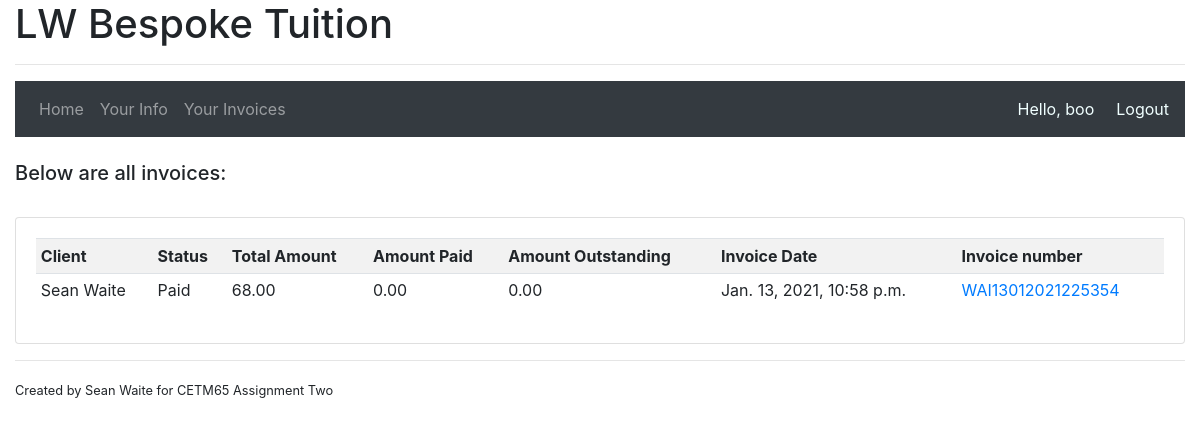
The app's page /yourinvoices/ (signed in) with its own data.
### accounts/models.py (models this page shows, shortened)
class Invoices(models.Model):
    DRAFT = 1
    ISSUED = 2
    UNPAID = 3
    PART_PAID = 4
    PAID = 5
    STATUS_CHOICES = (
        (DRAFT,'Draft'),
        (ISSUED,'Issued'),
        (UNPAID,'Unpaid'),
        (PART_PAID,'Part paid'),
        (PAID, 'Paid'),
    )
    invoice_number = models.CharField(max_length=20, unique=True)
    client = models.ForeignKey(Client, related_name='invoices', on_delete=models.CASCADE)
    status = models.IntegerField(choices=STATUS_CHOICES, default=1)
    total_amount = models.DecimalField(max_digits=8, decimal_places=2)
    amount_paid = models.DecimalField(max_digits=8, decimal_places=2)
    amount_outstanding = models.DecimalField(max_digits=8, decimal_places=2)
    date_created = models.DateTimeField(auto_now_add=True)

class Client(models.Model):
    user = models.OneToOneField(User, null=True, on_delete=models.SET_NULL)
    forename = models.CharField(max_length=100, validators=[letters_only])
    surname = models.CharField(max_length=100, validators=[letters_only])
    date_inserted = models.DateTimeField(default=now)
    active = models.BooleanField(default=True)
    contract_signed = models.BooleanField(default=False)
    def __str__(self):
        return str(self.forename + ' ' + self.surname)

### accounts/decorators.py (the view)
        def wrapper_func(request, *args, **kwargs):
            denied = False
            for roles in allowed_roles:
                if request.user.groups.filter(name = roles).exists():
                    return view_func(request, *args, **kwargs)
                else:
                    denied = True
            if denied == True:
                return redirect('accounts:home')

### accounts/views.py (called while the page is built)
@login_required(login_url='accounts:login')
@allowedUsers(allowed_roles=['admin','customer'])
def clientInvoices(request):
    client_only = True
    clients = request.user.client
    invoices = clients.invoices.all()
    context = {'invoices': invoices, 'flag': client_only}
    return render(request, 'accounts/clientinvoices.html', context)

### accounts/templates/accounts/clientinvoices.html
{% extends "accounts/main.html" %}
{% block main %}
<br>
<h5>Below are all invoices:</h5>
<br>
<div class="card card-body">
    <table class="table table-sm table-striped">
        <tr>
            <th>Client</th>
            <th>Status</th>
            <th>Total Amount</th>
            <th>Amount Paid</th>
            <th>Amount Outstanding</th>
            <th>Invoice Date</th>
            <th>Invoice number</th>
        </tr>
        {% for invoice in invoices %}
        <tr>
            <td>{{ invoice.client }}</td>
            <td>{{ invoice.get_status_display }}</td>
            <td>{{ invoice.total_amount }}</td>
            <td>{{ invoice.amount_paid }}</td>
            <td>{{ invoice.amount_outstanding }}</td>
            <td>{{ invoice.date_created }}</td>
            <td><a href="{% url 'accounts:clientdetailedinvoice' invoice.pk %}">
                {{ invoice.invoice_number }}</a>
            </td>
        </tr>
        {% endfor %}
    </table>
</div>
{% endblock %}

### accounts/templates/accounts/main.html (shortened to what this page needs)
{% load static %}
<!DOCTYPE html>
<html lang="en">
<head>
    <link rel="stylesheet" href="https://stackpath.bootstrapcdn.com/bootstrap/4.4.1/css/bootstrap.min.css">
</head>
<body>
    <div class="container-fluid">
    <h1>LW Bespoke Tuition</h1>
    <hr>
    {% if request.user.is_authenticated %}
    <nav class="navbar navbar-expand-lg navbar-dark bg-dark">
        <div class="collapse navbar-collapse" id="navbarNav">
          <ul class="navbar-nav">
            {% if flag %}
                <li class="nav-item">
                    <a class="nav-link" href="{% url 'accounts:home' %}">Home <span class="sr-only">(current)</span></a>
                </li>
                <li class="nav-item">
                    <a class="nav-link" href="{% url 'accounts:clientview' %}">Your Info</a>
                </li>
                <li class="nav-item">
                    <a class="nav-link" href="{% url 'accounts:clientinvoices' %}">Your Invoices</a>
                </li>
            {% endif %}
          </ul>
        </div>
        <span name="username" style="color:azure; margin-right: 22px;">Hello, {{ request.user }}</span>
        <span name="logout"><a style="color:azure;" href="{% url 'accounts:logout' %}">Logout</a></span>
    </nav>
    {% endif %}
        {% block main %}
        {% endblock %}
    <hr>
    <small>Created by Sean Waite for CETM65 Assignment Two</small>
    </div>
</body>
</html>

### records on screen
Invoices: client "Sean Waite", status "Paid", total_amount "68.00", amount_paid "0.00", amount_outstanding "0.00", date_created "Jan. 13, 2021, 10:58 p.m.", invoice_number "WAI13012021225354"

### other values on screen
{{ request.user }} "boo"
